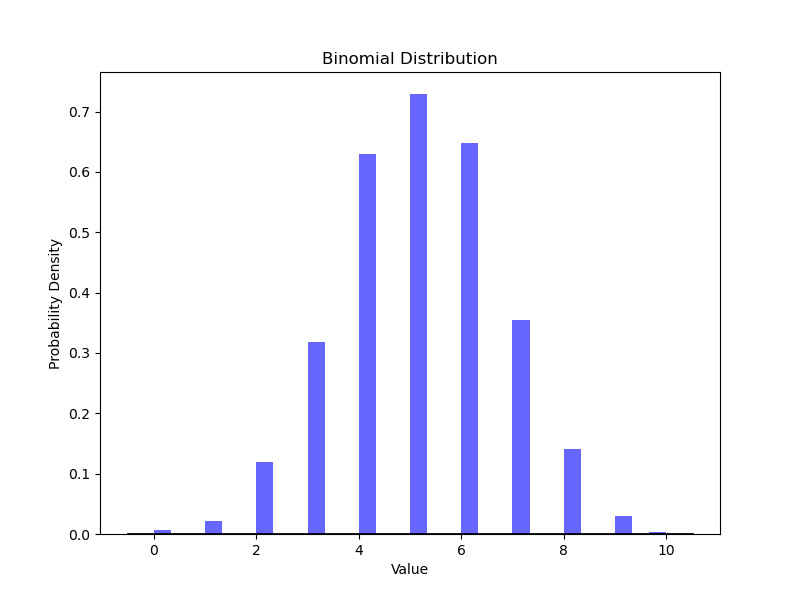

Generate this figure with Python:
import numpy as np
import matplotlib.pyplot as plt
from scipy.stats import binom

# 이항 분포의 모수 설정
n = 10  # 시행 횟수
p = 0.5  # 성공 확률
num_samples = 1000

# 이항 분포에서 샘플 생성
binomial_data = np.random.binomial(n, p, num_samples)

# 이항 분포 데이터 시각화
plt.figure(figsize=(8, 6))
plt.hist(binomial_data, bins=30, density=True, alpha=0.6, color='b')

# 이항 분포의 이론적 밀도 함수 그리기
xmin, xmax = plt.xlim()
x = np.linspace(xmin, xmax, 100)
p = binom.pmf(x, n, p)
plt.plot(x, p, 'k', linewidth=2)
plt.title('Binomial Distribution')
plt.xlabel('Value')
plt.ylabel('Probability Density')
plt.show()
